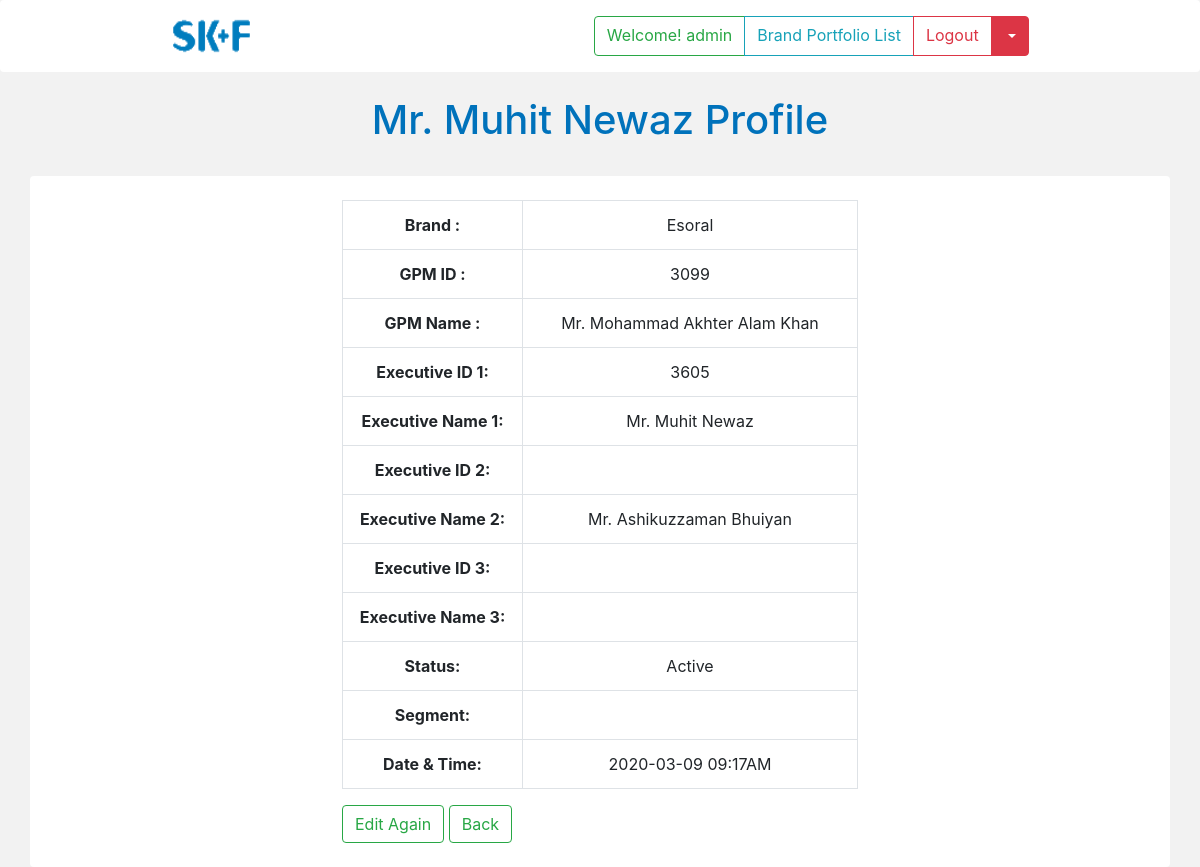
The page /skf-bp/view.php?id=1 (signed in) on the database its author committed.
### tables this page shows
CREATE TABLE `brandportfolio` (
  `id` int(11) NOT NULL,
  `itemid` varchar(250) DEFAULT NULL,
  `description` varchar(500) DEFAULT NULL,
  `brand` varchar(250) DEFAULT NULL,
  `gpmid` varchar(250) DEFAULT NULL,
  `gpmname` varchar(250) DEFAULT NULL,
  `exid1` varchar(250) DEFAULT NULL,
  `exid2` varchar(250) DEFAULT NULL,
  `exid3` varchar(250) DEFAULT NULL,
  `exname1` varchar(250) DEFAULT NULL,
  `exname2` varchar(250) DEFAULT NULL,
  `exname3` varchar(250) DEFAULT NULL,
  `segment` varchar(250) DEFAULT NULL,
  `status` int(11) DEFAULT NULL,
  `date` timestamp NOT NULL DEFAULT CURRENT_TIMESTAMP ON UPDATE CURRENT_TIMESTAMP
);

### skf-bp/view.php (the view, shortened to what this page needs)
<?php
include("connection.php");
$id = $_GET['id'];
$sql = "SELECT * FROM brandportfolio WHERE id = $id";
$result = mysqli_query($conn, $sql);
$row = mysqli_fetch_assoc($result);
if (!isset($_SESSION['login'])) {
    header("Location: login.php");
}
else{
    if ($_SESSION['role'] == 'admin')  {
        $url = "userlist2.php";
    }
    else if ($_SESSION['role'] == 'gpm') {
        $url = "userlist2gpm.php";
        $type = 'display:none;';
    }
}
?>
<!doctype html>
<html lang="en">
<head>
    <link rel="stylesheet" href="https://maxcdn.bootstrapcdn.com/bootstrap/4.0.0/css/bootstrap.min.css">
</head>
<body style="background: #f2f2f2">
    <div class="d-flex justify-content-around shadow-lg py-3 mb-4 bg-white rounded sticky-top">
        <a href="home.php"><img src="images/TransparentSkf.png" alt="Smiley face" height="40" width="80"></a>
        <div class="btn-group" role="group" aria-label="Button group with nested dropdown">
        <a href="#" class="btn btn-outline-success">Welcome! <?php echo $_SESSION['username1'] ?></a>
        <a href="<?php echo $url; ?>" class="btn btn-outline-info">Brand Portfolio List</a>
            <a type="button" href="#" class="btn btn-outline-danger">Logout</a>
            <div class="btn-group" role="group">
                <button id="btnGroupDrop1" type="button" class="btn btn-danger dropdown-toggle" data-toggle="dropdown" aria-haspopup="true" aria-expanded="false">
                </button>
            </div>
        </div>
    </div>
    <h1 class="text-center" style="color: #0072bb"><?php echo $row['exname1'] ?> Profile </h1>
    <br>
    <div class="container">
        <div class="row shadow-lg bg-white rounded p-4">
            <div class="col-md-6 offset-md-3">
                <table class="table  table-bordered text-center table-responsive-md table-responsive-sm ">
                    <tr>
                        <th width="180px">Brand : </th>
                        <td><?php echo $row['brand'] ?></td>
                    </tr>
                    <tr style="<?php echo $type ?>">
                        <th width="150px">GPM ID : </th>
                        <td><?php echo $row['gpmid'] ?></td>
                    </tr>
                    <tr style="<?php echo $type ?>">
                        <th width="150px">GPM Name : </th>
                        <td><?php echo $row['gpmname'] ?></td>
                    </tr>
                    <tr>
                        <th width="150px">Executive ID 1: </th>
                        <td><?php echo $row['exid1'] ?></td>
                    </tr>
                    <tr>
                        <th width="150px">Executive Name 1: </th>
                        <td><?php echo $row['exname1'] ?></td>
                    </tr>
                    <tr>
                        <th width="150px">Executive ID 2: </th>
                        <td><?php echo $row['exid2'] ?></td>
                    </tr>
                    <tr>
                        <th width="150px">Executive Name 2: </th>
                        <td><?php echo $row['exname2'] ?></td>
                    </tr>
                    <tr>
                        <th width="150px">Executive ID 3: </th>
                        <td><?php echo $row['exid3'] ?></td>
                    </tr>
                    <tr>
                        <th width="150px">Executive Name 3: </th>
                        <td><?php echo $row['exname3'] ?></td>
                    </tr>
                    <tr style="<?php echo $type ?>" >
                        <th width="150px">Status: </th>
                        <td><?php echo $row['status']==0 ? "Inactive" : "Active"; ?> </td>
                    </tr>
                    <tr>
                        <th width="150px">Segment: </th>
                        <td><?php echo $row['segment'] ?></td>
                    </tr>
                    <tr>
                        <th width="150px">Date & Time: </th>
                        <td><?php echo $showDate = date("Y-m-d h:iA", strtotime($row['date'])); ?></td>
                    </tr>
                </table>
                <a href="edit.php?id=<?php echo $row['id']; ?>" class="btn btn-outline-success">Edit Again</a>
                <a type="button" href=" <?php echo $url ?>" class="btn btn-outline-success">Back</a>
            </div>
        </div>
    </div>
</body>
</html>

### rows shown on the page
brandportfolio: exname1 "Mr. Muhit Newaz", brand "Esoral", gpmid "3099", gpmname "Mr. Mohammad Akhter Alam Khan", exid1 "3605", exname2 "Mr. Ashikuzzaman Bhuiyan", date "2020-03-09 09:17AM"

### other values the page prints
$_SESSION['username1'] "admin"
